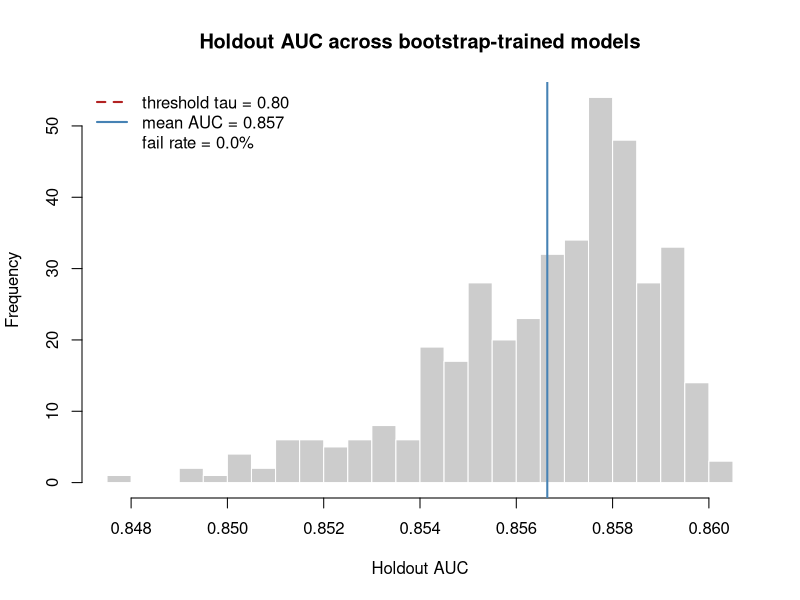
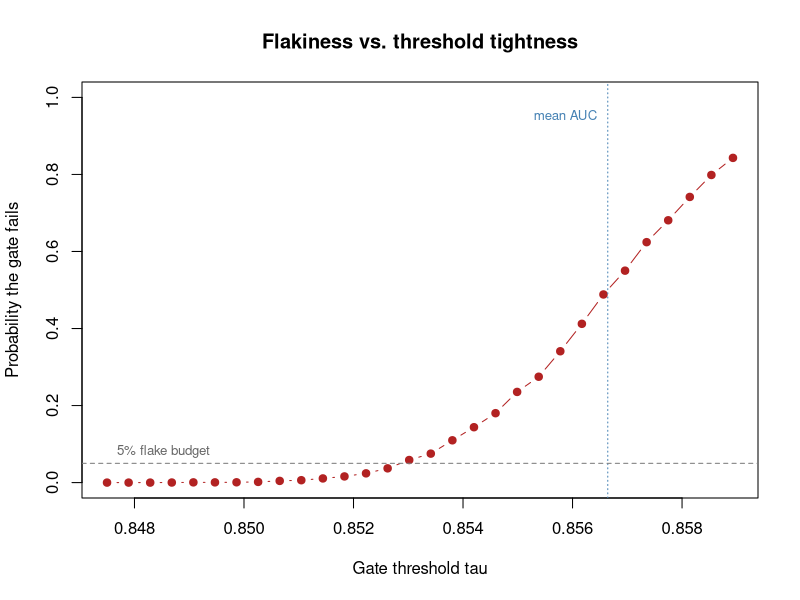

Reproduce these figures in R, in order.
## ---- chunk 1
# A minimal expectation function in the spirit of testthat.
# It compares a computed metric against a threshold and either
# returns invisibly (pass) or stops with an informative message (fail).
assert_metric_threshold <- function(metric_value, threshold,
                                    direction = c("greater", "less"),
                                    metric_name = "metric") {
  direction <- match.arg(direction)
  pass <- if (direction == "greater") {
    metric_value >= threshold
  } else {
    metric_value <= threshold
  }
  comp <- if (direction == "greater") ">=" else "<="
  if (!pass) {
    stop(sprintf("FAIL: %s = %.4f, required %s %.4f",
                 metric_name, metric_value, comp, threshold),
         call. = FALSE)
  }
  message(sprintf("PASS: %s = %.4f (%s %.4f)",
                  metric_name, metric_value, comp, threshold))
  invisible(TRUE)
}

# AUC via the Mann-Whitney U formulation: the probability that a
# randomly chosen positive scores above a randomly chosen negative.
auc_score <- function(scores, labels) {
  pos <- scores[labels == 1]
  neg <- scores[labels == 0]
  if (length(pos) == 0 || length(neg) == 0) {
    stop("AUC undefined: holdout has only one class.", call. = FALSE)
  }
  r <- rank(c(pos, neg))                 # midranks handle ties
  (sum(r[seq_along(pos)]) - length(pos) * (length(pos) + 1) / 2) /
    (length(pos) * length(neg))
}
## ---- chunk 2
set.seed(2024)

# A synthetic binary-classification problem with signal plus noise.
n  <- 1200
x1 <- rnorm(n); x2 <- rnorm(n); x3 <- rnorm(n)
lin   <- -0.4 + 1.3 * x1 - 1.1 * x2 + 0.6 * x3
prob  <- 1 / (1 + exp(-lin))
y     <- rbinom(n, 1, prob)
dat   <- data.frame(y, x1, x2, x3, id = seq_len(n))

# Reproducible 70/30 split, recorded by id so leakage is checkable.
train_idx <- sample(seq_len(n), size = floor(0.7 * n))
train <- dat[train_idx, ]
holdout <- dat[-train_idx, ]

stopifnot(length(intersect(train$id, holdout$id)) == 0)  # leakage guard

fit  <- glm(y ~ x1 + x2 + x3, data = train, family = binomial())
phat <- predict(fit, newdata = holdout, type = "response")

auc <- auc_score(phat, holdout$y)

# The promotion gate: require AUC >= 0.80 on the holdout.
assert_metric_threshold(auc, threshold = 0.80,
                        direction = "greater", metric_name = "holdout AUC")
## ---- chunk 3
result <- tryCatch(
  assert_metric_threshold(auc, threshold = 0.999,
                          direction = "greater", metric_name = "holdout AUC"),
  error = function(e) conditionMessage(e)
)
result
## ---- chunk 4
set.seed(7)

boot_auc <- replicate(400, {
  bi  <- sample(seq_len(nrow(train)), replace = TRUE)
  f   <- glm(y ~ x1 + x2 + x3, data = train[bi, ], family = binomial())
  ph  <- predict(f, newdata = holdout, type = "response")
  auc_score(ph, holdout$y)
})

tau <- 0.80
fail_share <- mean(boot_auc < tau)

hist(boot_auc, breaks = 25, col = "grey80", border = "white",
     main = "Holdout AUC across bootstrap-trained models",
     xlab = "Holdout AUC")
abline(v = tau, col = "firebrick", lwd = 2, lty = 2)
abline(v = mean(boot_auc), col = "steelblue", lwd = 2)
legend("topleft",
       legend = c(sprintf("threshold tau = %.2f", tau),
                  sprintf("mean AUC = %.3f", mean(boot_auc)),
                  sprintf("fail rate = %.1f%%", 100 * fail_share)),
       col = c("firebrick", "steelblue", NA),
       lwd = c(2, 2, NA), lty = c(2, 1, NA), bty = "n")
## ---- chunk 5
set.seed(99)

# Treat each retrain as drawing a holdout AUC from the bootstrap distribution.
mu  <- mean(boot_auc)
sdv <- sd(boot_auc)

thresholds <- seq(mu - 4 * sdv, mu + 1 * sdv, length.out = 30)

false_fail <- sapply(thresholds, function(t) {
  draws <- rnorm(5000, mean = mu, sd = sdv)  # simulated retrain outcomes
  mean(draws < t)                            # how often the gate rejects
})

plot(thresholds, false_fail, type = "b", pch = 19, col = "firebrick",
     xlab = "Gate threshold tau",
     ylab = "Probability the gate fails",
     main = "Flakiness vs. threshold tightness",
     ylim = c(0, 1))
abline(v = mu, lty = 3, col = "steelblue")
text(mu, 0.95, "mean AUC", pos = 2, col = "steelblue", cex = 0.8)
abline(h = 0.05, lty = 2, col = "grey50")
text(min(thresholds), 0.08, "5% flake budget", pos = 4, col = "grey40", cex = 0.8)
